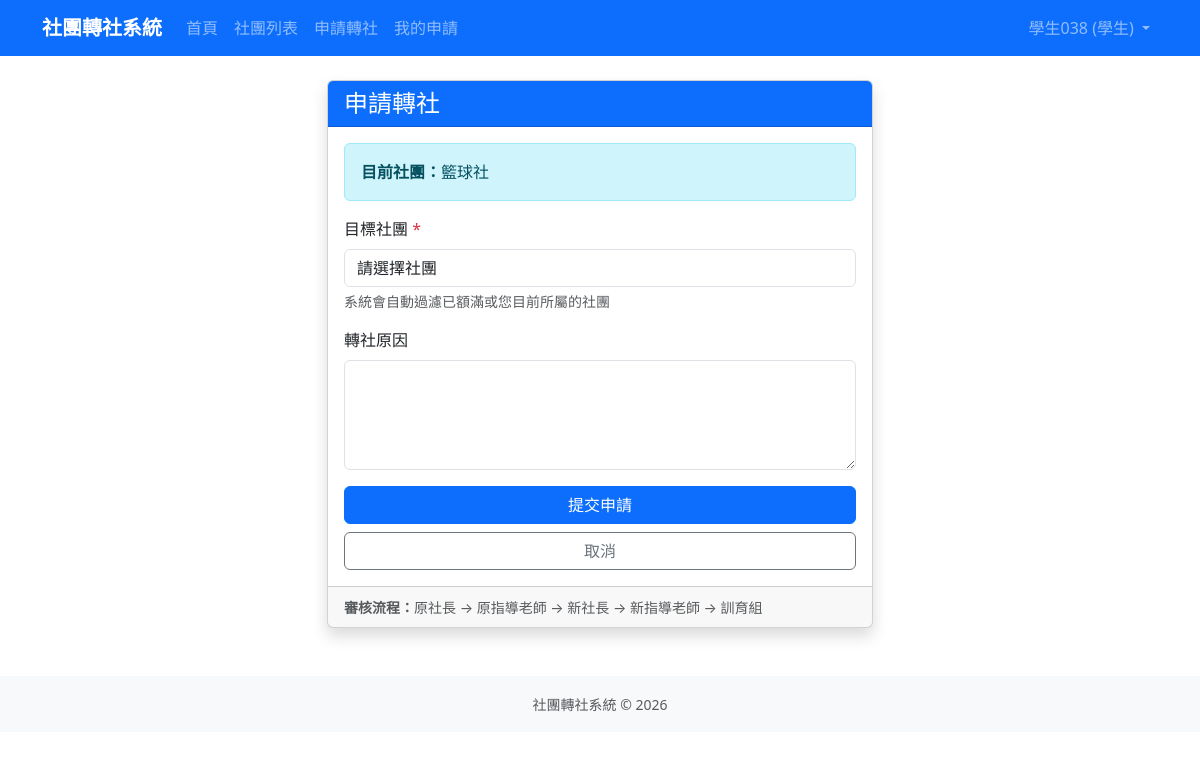
The page /transfers/apply/ (signed in) on the database as committed earlier.
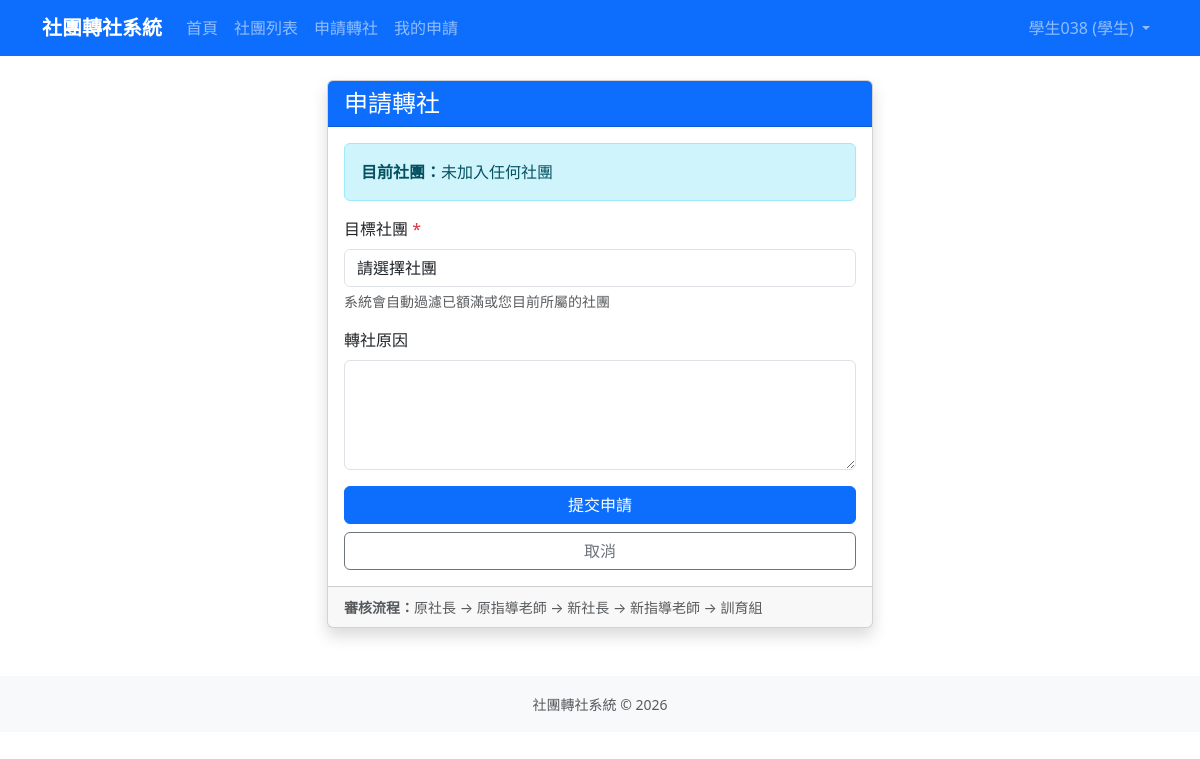
The same page on the database as committed later.
### accounts/models.py (models this page shows, shortened)
class User(django.contrib.auth.models.AbstractUser):
    ROLE_CHOICES = [
        ('student', '學生'),
        ('president', '社長'),
        ('teacher', '指導老師'),
        ('admin', '訓育組（管理員）'),
    ]
    role = models.CharField(
        max_length=20,
        choices=ROLE_CHOICES,
        default='student',
        verbose_name='身分組'
    )
    student_id = models.CharField(
        max_length=20,
        blank=True,
        verbose_name='學號'
    )
    club = models.ForeignKey(
        'clubs.Club',
        on_delete=models.SET_NULL,
        null=True,
        blank=True,
        verbose_name='所屬社團',
        related_name='members'
    )
    class Meta:
        verbose_name = '使用者'
        verbose_name_plural = '使用者'

### clubs/models.py (models this page shows, shortened)
class Club(models.Model):
    CATEGORY_CHOICES = [
        ('academic', '學術類'),
        ('arts', '藝文類'),
        ('performance', '藝能類'),
        ('recreation', '康輔類'),
        ('sports', '體育類'),
    ]
    code = models.CharField(max_length=10, unique=True, null=True, blank=True, verbose_name='社團代號')
    name = models.CharField(max_length=100, verbose_name='社團名稱')
    teacher = models.CharField(max_length=50, default='', verbose_name='指導老師')
    president = models.CharField(max_length=50, default='', verbose_name='社長')
    location = models.CharField(max_length=100, blank=True, verbose_name='社課場地')
    category = models.CharField(max_length=20, choices=CATEGORY_CHOICES, blank=True, verbose_name='類別')
    description = models.TextField(blank=True, verbose_name='社團描述')
    max_members = models.PositiveIntegerField(default=30, verbose_name='人數上限')
    current_members = models.PositiveIntegerField(default=0, verbose_name='現有人數')
    is_active = models.BooleanField(default=True, verbose_name='啟用中')
    created_at = models.DateTimeField(auto_now_add=True, verbose_name='建立時間')
    updated_at = models.DateTimeField(auto_now=True, verbose_name='更新時間')
    class Meta:
        verbose_name = '社團'
        verbose_name_plural = '社團'
        ordering = ['name']
    def __str__(self):
        return self.name

### transfers/views.py (the view, shortened to what this page needs)
# urls.py: path('apply/', views.TransferApplyView.as_view(), name='transfer_apply'),
class TransferApplyView(LoginRequiredMixin, TransferApplicantRequiredMixin, CreateView):
    model = TransferRequest
    template_name = 'transfers/transfer_form.html'
    fields = ['target_club', 'reason']
    success_url = reverse_lazy('my_requests')
    def get_form(self, form_class=None):
        form = super().get_form(form_class)
        user = self.request.user
        if user.club:
            available_clubs = Club.objects.filter(
                is_active=True,
                current_members__lt=models.F('max_members')
            ).exclude(id=user.club.id)
        else:
            available_clubs = Club.objects.filter(
                is_active=True,
                current_members__lt=models.F('max_members')
            )
        form.fields['target_club'].queryset = available_clubs
        form.fields['target_club'].label = '目標社團'
        form.fields['target_club'].empty_label = '請選擇社團'
        form.fields['reason'].label = '轉社原因'
        form.fields['reason'].widget.attrs['rows'] = 4
        target_club_id = self.request.GET.get('target_club')
        if target_club_id and available_clubs.filter(pk=target_club_id).exists():
            form.initial['target_club'] = target_club_id
        return form

### transfers/views.py (called while the page is built)
    def test_func(self):
        return self.request.user.role == 'student'

### templates/transfers/transfer_form.html (shortened to what this page needs)
{% extends 'base.html' %}
{% block content %}
<div class="row justify-content-center">
    <div class="col-md-8 col-lg-6">
        <div class="card shadow">
            <div class="card-header bg-primary text-white">
                <h4 class="mb-0">申請轉社</h4>
            </div>
            <div class="card-body">
                <div class="alert alert-info">
                    <strong>目前社團：</strong>{{ user.club.name|default:"未加入任何社團" }}
                </div>
                <form method="post">
                    <div class="mb-3">
                        <label for="{{ form.target_club.id_for_label }}" class="form-label">
                            目標社團 <span class="text-danger">*</span>
                        </label>
                        {{ form.target_club }}
                        <div class="form-text">系統會自動過濾已額滿或您目前所屬的社團</div>
                    </div>
                    <div class="mb-3">
                        <label for="{{ form.reason.id_for_label }}" class="form-label">
                            轉社原因
                        </label>
                        {{ form.reason }}
                    </div>
                    <div class="d-grid gap-2">
                        <button type="submit" class="btn btn-primary">提交申請</button>
                        <a href="{% url 'home' %}" class="btn btn-outline-secondary">取消</a>
                    </div>
                </form>
            </div>
            <div class="card-footer">
                <small class="text-muted">
                    <strong>審核流程：</strong>原社長 → 原指導老師 → 新社長 → 新指導老師 → 訓育組
                </small>
            </div>
        </div>
    </div>
</div>
{% endblock %}

### templates/base.html (shortened to what this page needs)
<!DOCTYPE html>
<html lang="zh-TW">
<head>
    <link href="https://cdn.jsdelivr.net/npm/bootstrap@5.3.0/dist/css/bootstrap.min.css" rel="stylesheet">
</head>
<body>
    <nav class="navbar navbar-expand-lg navbar-dark bg-primary">
        <div class="container">
            <a class="navbar-brand" href="{% url 'home' %}">社團轉社系統</a>
            <div class="collapse navbar-collapse" id="navbarNav">
                <ul class="navbar-nav me-auto">
                    <li class="nav-item">
                        <a class="nav-link" href="{% url 'home' %}">首頁</a>
                    </li>
                    <li class="nav-item">
                        <a class="nav-link" href="{% url 'club_list' %}">社團列表</a>
                    </li>
                    {% if user.is_authenticated %}
                        {% if user.role == 'student' %}
                            <li class="nav-item">
                                <a class="nav-link" href="{% url 'transfer_apply' %}">申請轉社</a>
                            </li>
                            <li class="nav-item">
                                <a class="nav-link" href="{% url 'my_requests' %}">我的申請</a>
                            </li>
                        {% endif %}
                    {% endif %}
                </ul>
                <ul class="navbar-nav">
                    {% if user.is_authenticated %}
                        <li class="nav-item dropdown">
                            <a class="nav-link dropdown-toggle" href="#" role="button" data-bs-toggle="dropdown">
                                {{ user.get_full_name|default:user.username }} ({{ user.get_role_display }})
                            </a>
                        </li>
                    {% else %}
                        <li class="nav-item">
                            <a class="nav-link" href="{% url 'login' %}">登入</a>
                        </li>
                    {% endif %}
                </ul>
            </div>
        </div>
    </nav>
    <main class="container my-4">
        {% block content %}{% endblock %}
    </main>
    <footer class="bg-light py-3 mt-5">
        <div class="container text-center text-muted">
            <small>社團轉社系統 &copy; 2026</small>
        </div>
    </footer>
</body>
</html>

Rows that differ between the two databases and show on the page:
changed User "學生038": club.name "籃球社" → "未加入任何社團"
